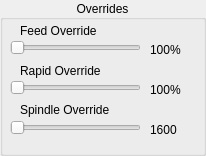
   <widget class="QGroupBox" name="groupBox_4">
    <property name="geometry">
     <rect>
      <x>910</x>
      <y>690</y>
      <width>206</width>
      <height>156</height>
     </rect>
    </property>
    <property name="title">
     <string>Overrides</string>
    </property>
    <property name="alignment">
     <set>Qt::AlignCenter</set>
    </property>
    <widget class="QLabel" name="feedrate_lb">
     <property name="geometry">
      <rect>
       <x>150</x>
       <y>40</y>
       <width>51</width>
       <height>20</height>
      </rect>
     </property>
     <property name="text">
      <string>100%</string>
     </property>
    </widget>
    <widget class="QLabel" name="label_17">
     <property name="geometry">
      <rect>
       <x>20</x>
       <y>60</y>
       <width>131</width>
       <height>21</height>
      </rect>
     </property>
     <property name="text">
      <string>Rapid Override</string>
     </property>
    </widget>
    <widget class="QLabel" name="spindle_override_0_lb">
     <property name="geometry">
      <rect>
       <x>150</x>
       <y>120</y>
       <width>51</width>
       <height>19</height>
      </rect>
     </property>
     <property name="text">
      <string>1600</string>
     </property>
    </widget>
    <widget class="QSlider" name="spindle_override_sl">
     <property name="geometry">
      <rect>
       <x>10</x>
       <y>120</y>
       <width>131</width>
       <height>16</height>
      </rect>
     </property>
     <property name="orientation">
      <enum>Qt::Horizontal</enum>
     </property>
    </widget>
    <widget class="QLabel" name="label_13">
     <property name="geometry">
      <rect>
       <x>20</x>
       <y>20</y>
       <width>131</width>
       <height>21</height>
      </rect>
     </property>
     <property name="text">
      <string>Feed Override</string>
     </property>
    </widget>
    <widget class="QSlider" name="feed_override_sl">
     <property name="geometry">
      <rect>
       <x>10</x>
       <y>40</y>
       <width>131</width>
       <height>16</height>
      </rect>
     </property>
     <property name="orientation">
      <enum>Qt::Horizontal</enum>
     </property>
     <property name="tickPosition">
      <enum>QSlider::NoTicks</enum>
     </property>
     <property name="tickInterval">
      <number>0</number>
     </property>
    </widget>
    <widget class="QLabel" name="rapidrate_lb">
     <property name="geometry">
      <rect>
       <x>150</x>
       <y>80</y>
       <width>51</width>
       <height>19</height>
      </rect>
     </property>
     <property name="text">
      <string>100%</string>
     </property>
    </widget>
    <widget class="QSlider" name="rapid_override_sl">
     <property name="geometry">
      <rect>
       <x>10</x>
       <y>80</y>
       <width>131</width>
       <height>16</height>
      </rect>
     </property>
     <property name="orientation">
      <enum>Qt::Horizontal</enum>
     </property>
    </widget>
    <widget class="QLabel" name="label_18">
     <property name="geometry">
      <rect>
       <x>20</x>
       <y>100</y>
       <width>131</width>
       <height>20</height>
      </rect>
     </property>
     <property name="text">
      <string>Spindle Override</string>
     </property>
    </widget>
    <widget class="QPushButton" name="pushButton_6">
     <property name="geometry">
      <rect>
       <x>20</x>
       <y>370</y>
       <width>96</width>
       <height>42</height>
      </rect>
     </property>
     <property name="text">
      <string>G0 X0 Y0 Z0</string>
     </property>
     <property name="function" stdset="0">
      <string>mdi</string>
     </property>
     <property name="command" stdset="0">
      <string>G0 X0 Y0 Z0</string>
     </property>
    </widget>
    <widget class="QPushButton" name="pushButton_7">
     <property name="geometry">
      <rect>
       <x>125</x>
       <y>370</y>
       <width>96</width>
       <height>42</height>
      </rect>
     </property>
     <property name="text">
      <string>G0 X0 Y0</string>
     </property>
     <property name="function" stdset="0">
      <string>mdi</string>
     </property>
     <property name="command" stdset="0">
      <string>G0 X0 Y0</string>
     </property>
    </widget>
   </widget>
